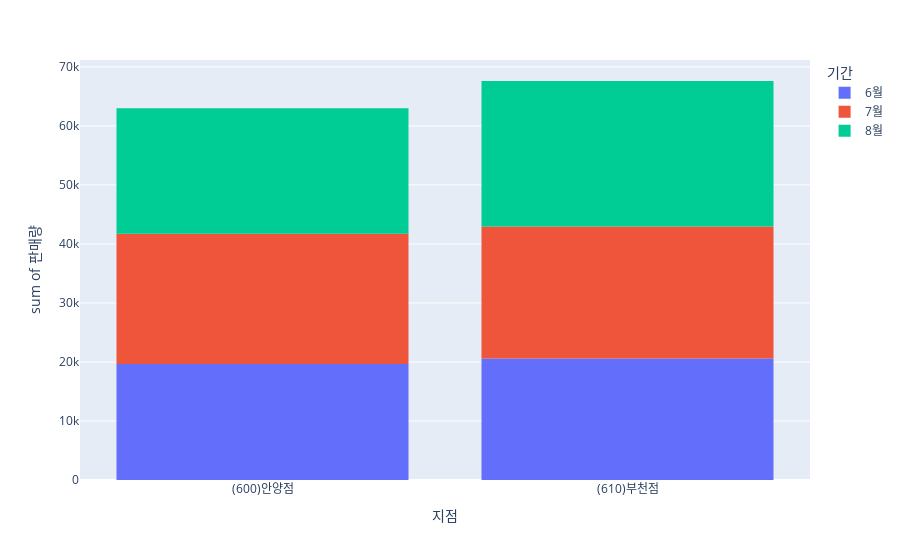

Notebook source saved alongside this figure:
### Markdown cell above
## 5. 앞서 확인한, 2개의 지점의 '판매량'의 Histogram을 Plotly라이브러리로 시각화 하시오.

### Code cell
px.histogram(df.loc[cond1|cond2], x ='지점', y = '판매량', color = '기간')

### Figure 1 — Plotly figure (JSON) as saved in the notebook; plotly's stock layout.template omitted (floating-point values rounded to 4 significant figures; data arrays with more than 128 entries replaced by an {"elided": "..."} marker saying what was removed)
{"data": [{"alignmentgroup": "True", "bingroup": "x", "histfunc": "sum", "hovertemplate": "기간=6월<br>지점=%{x}<br>sum of 판매량=%{y}<extra></extra>", "legendgroup": "6월", "marker": {"color": "#636efa", "pattern": {"shape": ""}}, "name": "6월", "offsetgroup": "6월", "orientation": "v", "showlegend": true, "type": "histogram", "x": {"elided": "230 str values"}, "xaxis": "x", "y": {"elided": "230 int values"}, "yaxis": "y"}, {"alignmentgroup": "True", "bingroup": "x", "histfunc": "sum", "hovertemplate": "기간=7월<br>지점=%{x}<br>sum of 판매량=%{y}<extra></extra>", "legendgroup": "7월", "marker": {"color": "#EF553B", "pattern": {"shape": ""}}, "name": "7월", "offsetgroup": "7월", "orientation": "v", "showlegend": true, "type": "histogram", "x": {"elided": "242 str values"}, "xaxis": "x", "y": {"elided": "242 int values"}, "yaxis": "y"}, {"alignmentgroup": "True", "bingroup": "x", "histfunc": "sum", "hovertemplate": "기간=8월<br>지점=%{x}<br>sum of 판매량=%{y}<extra></extra>", "legendgroup": "8월", "marker": {"color": "#00cc96", "pattern": {"shape": ""}}, "name": "8월", "offsetgroup": "8월", "orientation": "v", "showlegend": true, "type": "histogram", "x": {"elided": "260 str values"}, "xaxis": "x", "y": {"elided": "260 int values"}, "yaxis": "y"}], "layout": {"barmode": "relative", "legend": {"title": {"text": "기간"}, "tracegroupgap": 0}, "margin": {"t": 60}, "xaxis": {"anchor": "y", "domain": [0, 1], "title": {"text": "지점"}}, "yaxis": {"anchor": "x", "domain": [0, 1], "title": {"text": "sum of 판매량"}}}}
